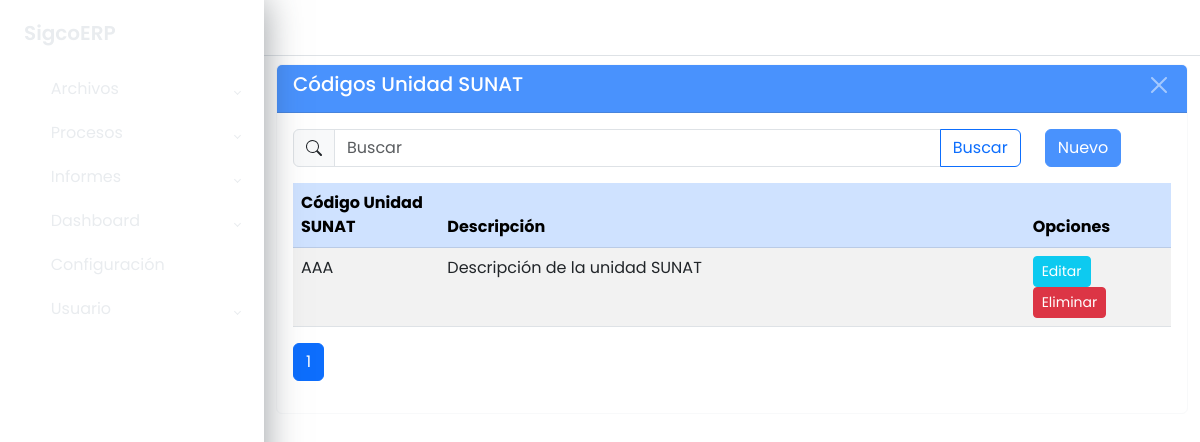
Page /maestros/unidad_sunat/listar/ on the committed database.
### apps/maestros/models/models_base.py (models this page shows, shortened)
class UnidadSunat(ModeloBaseGenerico):
	id_unidad_sunat = models.AutoField(primary_key=True)
	codigo_unidad_sunat = models.CharField("Código Unidad SUNAT", max_length=3,
										   null=True, blank=True)
	descripcion_unidad_sunat = models.CharField("Descripción", max_length=80,
												null=True, blank=True)
	class Meta:
		db_table = 'sgc_unidad_sunat'
		verbose_name = ('Código Unidad SUNAT')
		verbose_name_plural = ('Códigos Unidad SUNAT')
		ordering = ['codigo_unidad_sunat']

### apps/maestros/views/unidad_sunat_views.py (the view)
class UnidadSunatListView(GenericListView):
	model = modelo
	context_object_name = 'datos'
	template_name = f"maestros/{url_list}.html"
	cadena_filtro = "Q(codigo_unidad_sunat__icontains=text) | \
					 Q(descripcion_unidad_sunat__icontains=text)"
	extra_context = {
		"titulo": model._meta.verbose_name_plural,
		"url_inicio": url_home,
		"url_create": url_create,
		"url_update": url_update,
		"url_delete": url_delete
	}

### apps/maestros/views/cruds_views_generics.py (called while the page is built)
    def get_queryset(self):
        queryset = super().get_queryset()
        text = self.request.GET.get('buscar', '')
        if text and self.cadena_filtro:
            queryset = queryset.filter(eval(self.cadena_filtro))
        return queryset

    def get_context_data(self, **kwargs):
        context = super().get_context_data(**kwargs)
        context["buscar"] = self.request.GET.get('buscar', '')
        return context

### apps/maestros/templates/maestros/unidad_sunat_list.html (shortened to what this page needs)
{% extends 'base.html' %}
{% block main %}
	<div class="wrapper">
		{% block sidebar %}
			{% include 'sidebar.html' %}
		{% endblock sidebar %}
		{% block maincomponent %}
			<div class="main">
				{% block buttonsidebartoggle %}
					{% include 'buttonsidebartoggle.html' %}
				{% endblock buttonsidebartoggle %}
				{% block principalcomponent %}
					<div class="container-fluid">
						<div class="card border-light mb-3 mt-2">
							<div class="card-header text-white bg-primary opacity-75 d-flex
									justify-content-between">
								<h3>{{ titulo }}</h3>
								<button type="button" class="btn-close btn-close-white"
									aria-label="Close"
									onclick="window.location.href='{% url url_inicio %}'">
								</button>
							</div>
							<div class="card-body">
								<div class="row">
									<div class="col col-10">
										<form method="get">
											<div class="input-group flex-nowrap">
												<span class="input-group-text">
												</span>
												<input type="text" class="form-control" name="buscar"
													value="{{ buscar }}" placeholder="Buscar"
													autocomplete="off">
												<button class="btn btn-outline-primary">Buscar</button>
											</div>
										</form>
									</div>
									<div class="col col-2">
										<a href="{% url url_create %}"
												class="btn btn-primary opacity-75">
											Nuevo
										</a>
									</div>
								</div>
								<div class="table-responsive mt-3">
									<table class="table table-striped">
										<thead class="table-primary">
											<tr>
												<th class="col-2">Código Unidad SUNAT</th>
												<th class="col-8">Descripción</th>
												<th class="col-2">Opciones</th>
											</tr>
										</thead>
										<tbody>
											{% for dato in datos %}
												<tr>
													<td>{{ dato.codigo_unidad_sunat }}</td>
													<td>{{ dato.descripcion_unidad_sunat }}</td>
													<td>
														<a href="{% url url_update dato.pk %}"
															class="btn btn-info text-white btn-sm">Editar</a>
														<a href="{% url url_delete dato.pk %}"
															class="btn btn-danger text-white btn-sm">Eliminar</a>
													</td>
												</tr>
											{% endfor %}
										</tbody>
									</table>
									{% block paginador %}
										{% include 'paginador.html' %}
									{% endblock %}
								</div>
							</div>
						</div>
					</div>
				{% endblock principalcomponent %}
			</div>
		{% endblock maincomponent %}
	</div>
{% endblock main %}

### static/css/style.css (style rules this page uses)
body { font-family: 'Poppins', sans-serif; margin: 0; background-image: url("../img/background-image.jpg"); background-repeat: no-repeat; background-position: center bottom; background-size: cover; }
h3 { font-size: 1.2375rem; color: #FFF; }
.wrapper { align-items: stretch; display: flex; width: 100%; }
.main { display: flex; flex-direction: column; min-height: 100vh; width: 100%; overflow: hidden; transition: all 0.35s ease-in-out; }

### rows in the picture
UnidadSunat: codigo_unidad_sunat "AAA", descripcion_unidad_sunat "Descripción de la unidad SUNAT"

### other values in the picture
{{ titulo }} "Códigos Unidad SUNAT"
{{ i }} "1"
